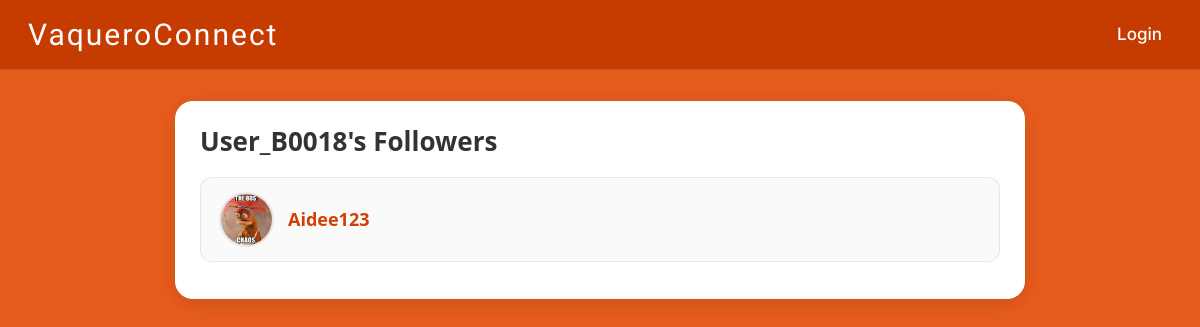
The page /User_B0018/followers/ on the database its author committed.
### newApp/models.py (models this page shows, shortened)
class Follow(models.Model):
    follower = models.ForeignKey(User, related_name="following", on_delete=models.CASCADE)
    following = models.ForeignKey(User, related_name="followers", on_delete=models.CASCADE)
    created_at = models.DateTimeField(auto_now_add=True)

class Profile(models.Model):
    user = models.OneToOneField(User, on_delete=models.CASCADE)
    bio = models.TextField(blank=True, null=True)
    image = models.ImageField(upload_to='profile_pics/', default='default.jpg')
    ENROLLED_CHOICES = [
        ('ED', 'Edinburg'),
        ('BR', 'Brownsville'),
    ]
    enrolled = models.CharField(
        max_length=20,
        choices=ENROLLED_CHOICES,
        default='ED'
    )

### newApp/views.py (the view)
# urls.py: path("<str:username>/followers/", views.followers_lists, name="followers_lists"),
def followers_lists(request, username):
    list_users = get_object_or_404(User, username=username)#this is the user whose followers we want to see
    followers = list_users.followers.all()
    return render(request, 'followers_lists.html', {
        'list_users': list_users,
        'followers': followers,
    })

### newApp/templates/followers_lists.html
{% extends 'base.html' %}
{% load static %}
{% block content %}
<link rel="stylesheet" href="{% static 'followers.css' %}?v=2">
<div class="follow-wrapper">
    <h1 class="follow-title">{{ list_users.username }}'s Followers</h1>
    {% for f in followers %}
        <div class="follow-item">
            <img
                src="{{ f.follower.profile.image.url }}"
                class="follow-pic"
                alt="Profile Picture"
            >
            <a href="{% url 'profile' f.follower.username %}">
                {{ f.follower.username }}
            </a>
        </div>
    {% empty %}
        <p class="empty-text">No followers yet.</p>
    {% endfor %}
</div>
{% endblock %}

### springApp/static/followers.css (style rules this page uses)
body { background: #e65c1c; margin: 0; padding: 0; font-family: system-ui, sans-serif; }
.follow-wrapper { max-width: 850px; margin: 30px auto; background: #fff; padding: 25px; border-radius: 18px; box-shadow: 0 4px 18px rgba(0,0,0,0.12); }
.follow-title { font-size: 26px; font-weight: 700; margin-bottom: 20px; color: #333; }
.follow-item { display: flex; align-items: center; gap: 14px; padding: 14px 18px; background: #fafafa; border-radius: 12px; margin-bottom: 12px; border: 1px solid rgba(0,0,0,0.08); transition: 0.2s; }
.follow-pic { width: 55px; height: 55px; border-radius: 50%; object-fit: cover; border: 2px solid rgba(0,0,0,0.08); }
.follow-item a { font-size: 18px; font-weight: 600; color: #d14003; text-decoration: none; }

### rows shown on the page
Follow: follower.profile.image (picture), follower.username "Aidee123"

### other values the page prints
{{ list_users.username }} "User_B0018"
